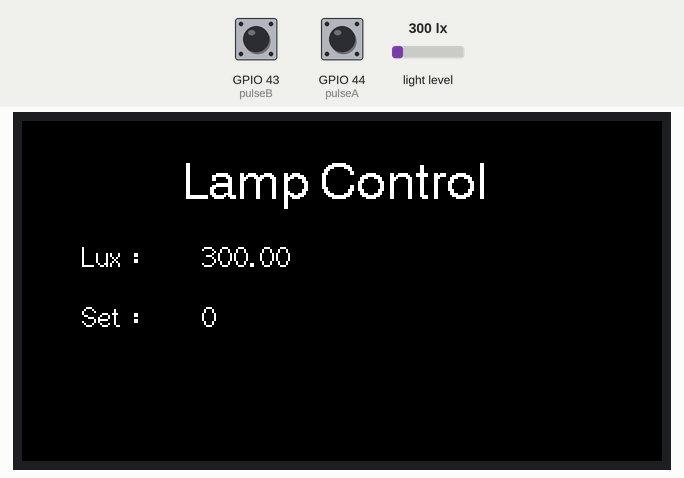
This program was run on a simulated ESP32-S3. On the bench: 320×170 colour display. Inputs (shaded band) come from the test bench; at power-on: light level 300 lx, GPIO 43 (pulseB) HIGH, GPIO 44 (pulseA) HIGH.

Above: at 1.4 s.
1.5 s: light level set to 40 lx
At 2.9 s:
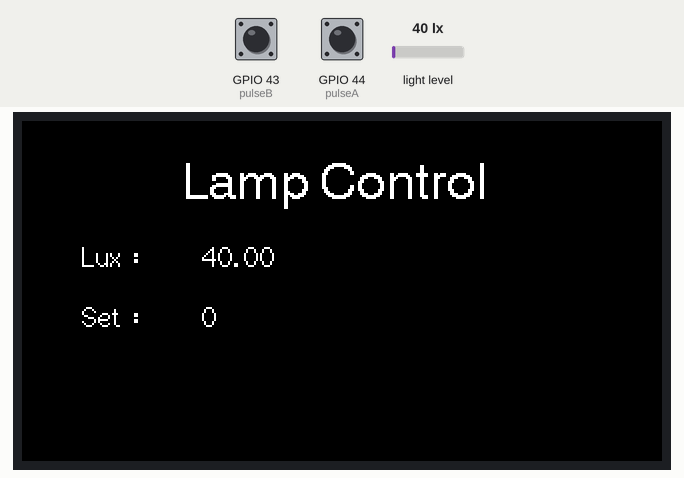
3.2 s: GPIO 43 (pulseB) pulled LOW for 0.65 s
5.8 s: GPIO 44 (pulseA) pulled LOW for 0.65 s
At 6.7 s:
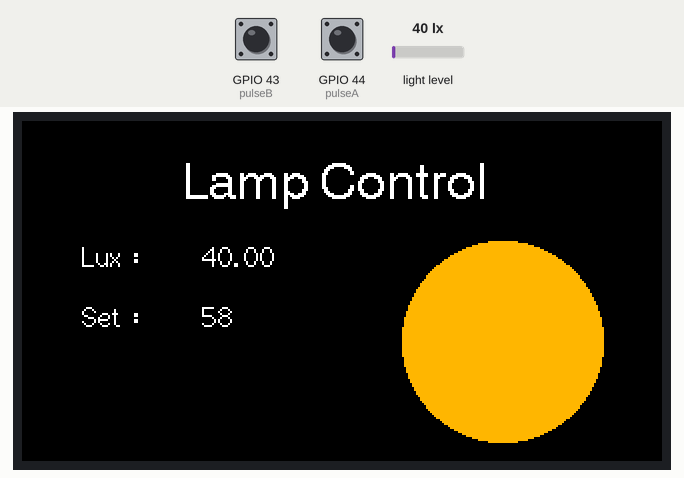
8.4 s: light level set to 500 lx
At 9.0 s:
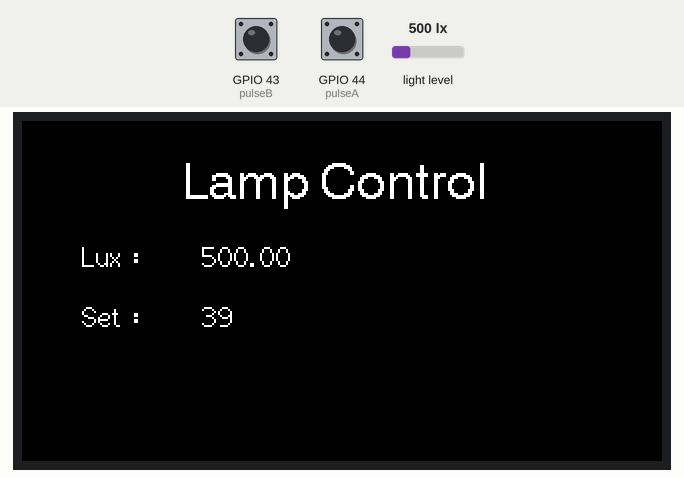
9.9 s: GPIO 43 (pulseB) pulled LOW for 1 s
12.5 s: GPIO 44 (pulseA) pulled LOW for 1 s
Timing chart, 0 to 15.5 s (numbered marks = the images above; inputs shaded):
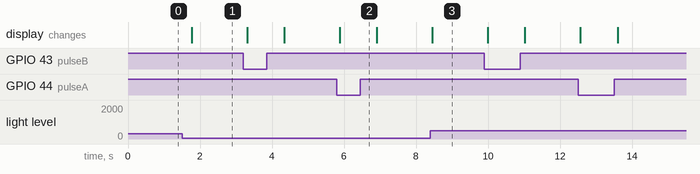

The program:

main.cpp
```cpp
#include <Arduino.h>
#include <TFT_eSPI.h>
#include <Wire.h>
#include <BH1750.h>

#define             SDA_PIN 17  // Define your custom SDA pin
#define             SCL_PIN 18  // Define your custom SCL pin

TFT_eSPI            tft = TFT_eSPI();
char                lux_buf[20];
BH1750              lightMeter;

const int           pulseA = 44;
const int           pulseB = 43;
volatile int        lastEncoded = 0;
volatile long       encoderValue = 0;
char                rotary_buf[20];

IRAM_ATTR void handleRotary() {
    // Never put any long instruction
    int MSB = digitalRead(pulseA); //MSB = most significant bit
    int LSB = digitalRead(pulseB); //LSB = least significant bit

    int encoded = (MSB << 1) |LSB; //converting the 2 pin value to single number
    int sum  = (lastEncoded << 2) | encoded; //adding it to the previous encoded value
    if(sum == 0b1101 || sum == 0b0100 || sum == 0b0010 || sum == 0b1011) encoderValue ++;
    if(sum == 0b1110 || sum == 0b0111 || sum == 0b0001 || sum == 0b1000) encoderValue --;
    lastEncoded = encoded; //store this value for next time
    if (encoderValue > 255) {
        encoderValue = 255;
    } else if (encoderValue < 0 ) {
        encoderValue = 0;
    }
}

void setup() {
    Serial.begin(115200);
    Wire.begin(SDA_PIN, SCL_PIN);  // Initialize I²C with custom pins
    lightMeter.begin();
    tft.init();
    tft.setRotation(1);
    tft.fillScreen(TFT_BLACK);
    tft.setTextColor(TFT_WHITE);
    tft.drawString("Lamp Control", 80, 20, 4);
    tft.drawString("Lux : ", 30, 60, 2);
    tft.drawString("Set : ", 30, 90, 2);

    pinMode(pulseA, INPUT_PULLUP);
    pinMode(pulseB, INPUT_PULLUP);
    attachInterrupt(pulseA, handleRotary, CHANGE);
    attachInterrupt(pulseB, handleRotary, CHANGE);
}

void loop() {
    float lux = lightMeter.readLightLevel();
    sprintf(lux_buf, "%.2f", lux);
    int rotary = map(encoderValue, 0, 255, 0, 5000);
    sprintf(rotary_buf, "%d", rotary);
    tft.fillRect(90, 60, 90, 50, TFT_BLACK);
    tft.drawString(lux_buf, 90, 60, 2);
    tft.drawString(rotary_buf, 90, 90, 2);
    if (lux < rotary) {
        tft.fillCircle(240, 110, 50, TFT_ORANGE);
    } else {
        tft.fillCircle(240, 110, 50, TFT_BLACK);
    }
    delay(500);
}
```

Measured:
- after the input at 1.5 s, the display: changes after 0.26 s (image 1)
- after the input at 5.8 s, the display: changes after 0.08 s (image 2)
- after the input at 8.4 s, the display: changes after 0.05 s (image 3)
